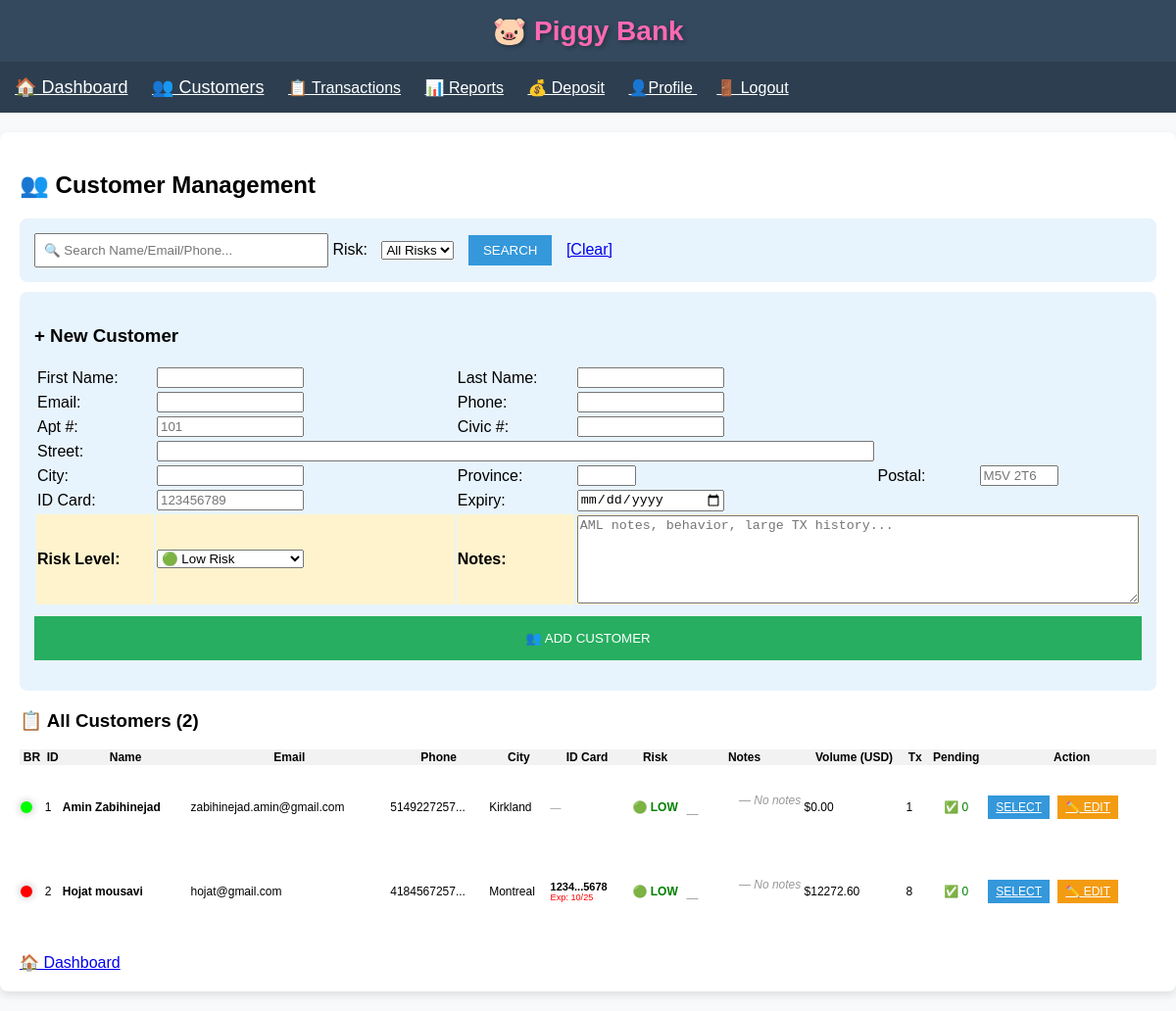
The app's page /customers (signed in) with its own data.
### app.py (models this page shows)
class Client(db.Model):
    id = db.Column(db.Integer, primary_key=True)
    first_name = db.Column(db.String(50), nullable=False)
    last_name = db.Column(db.String(50), nullable=False)
    email = db.Column(db.String(100), unique=True, nullable=False)
    phone = db.Column(db.String(20), nullable=False)
    apartment = db.Column(db.String(10))
    civic_number = db.Column(db.String(10), nullable=False)
    street = db.Column(db.String(100), nullable=False)
    city = db.Column(db.String(50), nullable=False)
    province = db.Column(db.String(10), nullable=False)
    postal_code = db.Column(db.String(10), nullable=False)
    id_card_number = db.Column(db.String(20))
    id_expiry_date = db.Column(db.Date)
    risk_level = db.Column(db.String(20), default='low risk')
    notes = db.Column(db.Text, nullable=True)
    created_at = db.Column(db.DateTime, default=datetime.utcnow)
    transactions = db.relationship('Transaction', backref='client', lazy='dynamic')

### app.py (the view, shortened to what this page needs)
@app.route('/customers', methods=['GET', 'POST'])
def customers():
    if 'user_id' not in session:
        flash('🔒 Please log in first!')
        return redirect(url_for('login'))
    return render_template('customers.html',
                           clients_data=calculate_clients_data(),
                           request=request,
                           form_data={},
                           now=datetime.utcnow().date())

### app.py (called while the page is built)
def interpolate_color(volume):
    min_volume = 3000
    max_volume = 10000
    if volume < min_volume:
        return "#00FF00"
    if volume >= max_volume:
        return "#FF0000"
    ratio = (volume - min_volume) / (max_volume - min_volume)
    red = int(255 * ratio)
    green = int(255 * (1 - ratio))
    blue = 0
    return f"#{red:02X}{green:02X}{blue:02X}"

def convert_to_usd(amount, currency):
    rates = {'CAD': 0.72, 'EUR': 1.08, 'GBP': 1.30, 'IRR': 0.000024}
    return amount * rates.get(currency, 1.0)

### templates/customers.html (shortened to what this page needs)
{% extends "base.html" %}
{% block content %}
<h2>👥 Customer Management</h2>
<div style="background:#e8f4fd; padding:15px; border-radius:8px; margin-bottom:10px;">
    <form method="GET" style="display:inline;">
        <input type="text" name="search" placeholder="🔍 Search Name/Email/Phone..."
               value="{{ request.args.get('search', '') }}" style="width:300px; padding:8px;">
        Risk: <select name="risk_level" style="margin:0 10px;">
            <option value="">All Risks</option>
        </select>
        <input type="submit" value="SEARCH" style="padding:8px 15px; background:#3498db; color:white; border:none;">
        <a href="{{ url_for('customers') }}" style="margin-left:10px;">[Clear]</a>
    </form>
</div>
<div style="background:#e8f4fd; padding:15px; border-radius:8px; margin-bottom:20px;">
    <h3>+ New Customer</h3>
    <form method="POST">
        <table style="width:100%;">
            <tr>
                <td style="width:120px;">First Name:</td>
                <td><input name="first_name" value="{{ form_data.get('first_name', '') }}" required style="width:150px;"></td>
                <td style="width:120px;">Last Name:</td>
                <td><input name="last_name" value="{{ form_data.get('last_name', '') }}" required style="width:150px;"></td>
            </tr>
            <tr>
                <td>Email:</td>
                <td><input name="email" type="email" value="{{ form_data.get('email', '') }}" required style="width:150px;"></td>
                <td>Phone:</td>
                <td><input name="phone" value="{{ form_data.get('phone', '') }}" required style="width:150px;"></td>
            </tr>
            <tr>
                <td>Apt #:</td>
                <td><input name="apartment" value="{{ form_data.get('apartment', '') }}" placeholder="101" style="width:150px;"></td>
                <td>Civic #:</td>
                <td><input name="civic_number" value="{{ form_data.get('civic_number', '') }}" required style="width:150px;"></td>
            </tr>
            <tr>
                <td>Street:</td>
                <td colspan="3"><input name="street" value="{{ form_data.get('street', '') }}" required style="width:100%;"></td>
            </tr>
            <tr>
                <td>City:</td>
                <td><input name="city" value="{{ form_data.get('city', '') }}" required style="width:150px;"></td>
                <td>Province:</td>
                <td><input name="province" value="{{ form_data.get('province', '') }}" required style="width:60px;"></td>
                <td>Postal:</td>
                <td><input name="postal_code" value="{{ form_data.get('postal_code', '') }}" required placeholder="M5V 2T6" style="width:80px;"></td>
            </tr>
            <tr>
                <td>ID Card:</td>
                <td><input type="text" name="id_card_number" value="{{ form_data.get('id_card_number', '') }}" placeholder="123456789" style="width:150px;"></td>
                <td>Expiry:</td>
                <td><input type="date" name="id_expiry_date" value="{{ form_data.get('id_expiry_date', '') }}" style="width:150px;"></td>
            </tr>
            <tr style="background:#fff3cd;">
                <td><strong>Risk Level:</strong></td>
                <td>
                    <select name="risk_level" required style="width:150px;">
                        <option value="low risk" {{ 'selected' if form_data.get('risk_level') == 'low risk' }}>🟢 Low Risk</option>
                    </select>
                </td>
                <td><strong>Notes:</strong></td>
                <td colspan="3">
                    <textarea name="notes" rows="3" placeholder="AML notes, behavior, large TX history..."
                              style="width:100%; min-height:90px; resize:vertical;">{{ form_data.get('notes', '') }}</textarea>
                </td>
            </tr>
        </table>
        <input type="submit" value="👥 ADD CUSTOMER" style="width:100%; padding:15px; background:#27ae60; color:white; border:none; margin-top:10px;">
    </form>
</div>
<h3>📋 All Customers ({{ clients_data|length }})</h3>
<table style="width:100%; border-collapse:collapse; font-size:12px;">
    <tr style="background:#f2f2f2;">
        <th>BR</th>
        <th>ID</th>
        <th>Name</th>
        <th>Email</th>
        <th>Phone</th>
        <th>City</th>
        <th>ID Card</th>
        <th>Risk</th>
        <th style="width:120px;">Notes</th>
        <th>Volume (USD)</th>
        <th>Tx</th>
        <th>Pending</th>
        <th>Action</th>
    </tr>
    {% for data in clients_data %}
    <tr style="{% if data.client.risk_level == 'high risk' or data.client.risk_level == 'on hold' %}background:#ffebee;{% endif %}">
        <td><span class="led-indicator" style="background-color: {{ data.led_color }};" title="Business Relation: ${{ '%.2f'|format(data.total_volume_usd) }} over past 6 months"></span></td>
        <td>{{ data.client.id }}</td>
        <td><strong>{{ data.client.first_name }} {{ data.client.last_name }}</strong></td>
        <td>{{ data.client.email }}</td>
        <td>{{ data.client.phone[:12] }}...</td>
        <td>{{ data.client.city }}</td>
        <td style="white-space:nowrap; font-size:11px;">
            {% if data.client.id_card_number %}
                <strong>{{ data.client.id_card_number[:4] }}...{{ data.client.id_card_number[-4:] }}</strong>
                {% if data.client.id_expiry_date %}
                    <br><small style="{% if data.client.id_expiry_date and data.client.id_expiry_date < now %}color:red;{% else %}color:#666;{% endif %}">
                        Exp: {{ data.client.id_expiry_date.strftime('%m/%y') }}
                    </small>
                {% endif %}
            {% else %}
                <span style="color:#999;">—</span>
            {% endif %}
        </td>
        <td style="text-align:center; font-weight:bold;">
            {% if data.client.risk_level == 'low risk' %}<span style="color:green;">🟢 LOW</span>
            {% elif data.client.risk_level == 'medium risk' %}<span style="color:orange;">🟡 MED</span>
            {% elif data.client.risk_level == 'high risk' %}<span style="color:red;">🟠 HIGH</span>
            {% else %}<span style="color:red;">🔴 HOLD</span>{% endif %}
        </td>
        <td style="white-space: pre-wrap;">
            {% if data.client.notes %}
                <div style="height:30px; overflow-y:auto; border:1px solid #ddd; padding:3px; background:#f9f9f9; font-size:10px; border-radius:3px;">
                    {{ data.client.notes[:100] }}{% if data.client.notes|length > 100 %}...{% endif %}
                </div>
            {% else %}
                <span style="color:#999; font-style:italic;">— No notes —</span>
            {% endif %}
        </td>
        <td>${{ "%.2f"|format(data.total_volume_usd) }}</td>
       <td>{{ data.transactions_list|length }}</td>
<td style="text-align:center;">
    {% set pending_tx = data.transactions_list|selectattr('status', 'equalto', 'pending')|list %}
            {% if pending_tx|length > 0 %}
                <span style="color:red; font-weight:bold;">🚨 {{ pending_tx|length }}</span>
            {% else %}
                <span style="color:green;">✅ 0</span>
            {% endif %}
        </td>
        <td>
            <a href="{{ url_for('select_customer', client_id=data.client.id) }}" style="background:#3498db; color:white; padding:5px 8px;">SELECT</a>
            <a href="{{ url_for('edit_client', client_id=data.client.id) }}" style="background:#f39c12; color:white; padding:5px 8px; margin-left:5px;">✏️ EDIT</a>
        </td>
    </tr>
    {% endfor %}
</table>
<div style="margin-top:20px;">
    <a href="{{ url_for('index') }}" style="font-size:16px;">🏠 Dashboard</a>
</div>
{% endblock %}

### templates/base.html (style rules this page uses)
* { box-sizing: border-box; }
body { font-family: Arial; margin: 0; padding: 0; background: #f8f9fa; }

### templates/customers.html (style rules this page uses)
.led-indicator { display: inline-block; width: 12px; height: 12px; border-radius: 50%; box-shadow: 0 0 8px rgba(0, 0, 0, 0.3); vertical-align: middle; margin-right: 5px; }

### records on screen
Client: client.id "1", client.first_name "Amin", client.last_name "Zabihinejad", client.email "zabihinejad.amin@gmail.com", client "5149227257", client.city "Kirkland"
Client: client.id "2", client.first_name "Hojat", client.last_name "mousavi", client.email "hojat@gmail.com", client "4184567257", client.city "Montreal"

### other values on screen
{{ clients_data|length }} "2"
{{ "%.2f"|format(data.total_volume_usd) }} "0.00" "12272.60"
{{ data.transactions_list|length }} "1" "8"
{{ data.client.id_card_number[:4] }} "1234"
{{ data.client.id_card_number[-4:] }} "5678"
{{ data.client.id_expiry_date.strftime('%m/%y') }} "10/25"
